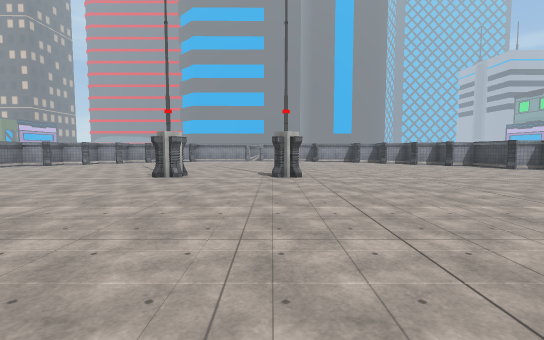
[1] (above)

13 first-person views from a walk through a Unity game level. The camera is 1.4 m above the floor, tilts 4° down and sees 85° across. The floor is counted in squares, 2 m on a side. Each view is taken from the middle of a square. On the plan, view 1 faces up. The plan holds only what a view shows up to about 10 squares ahead; the rest is blank. The place goes on beyond the plan. The player character is not drawn. Door leaves are left out, so doorways stand open. Some surface patterns are stand-ins.

[2]
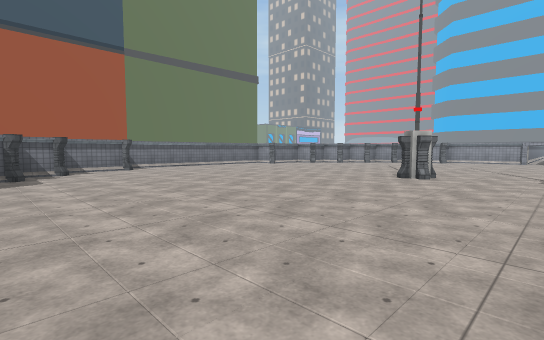

[3]
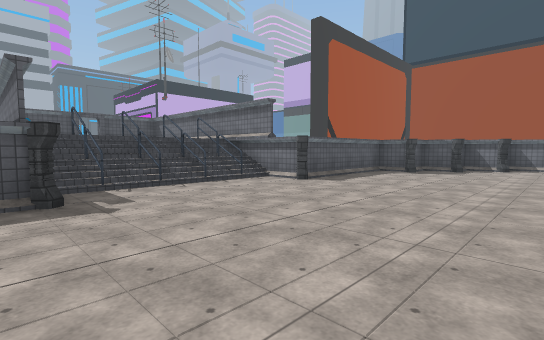

[4]
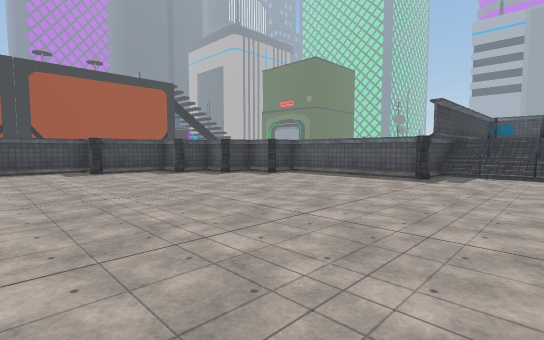

[5]
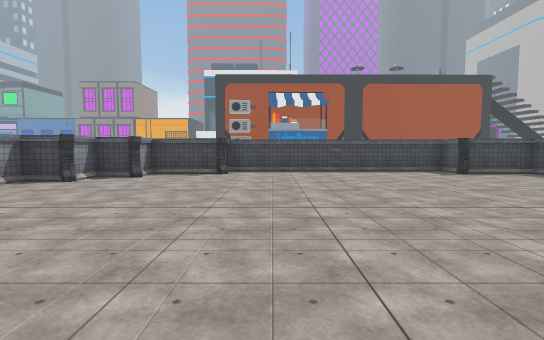

[6]
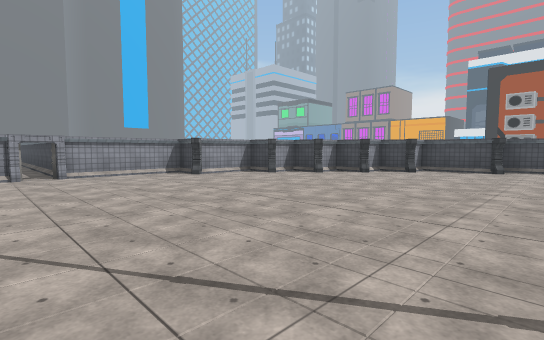

[7]
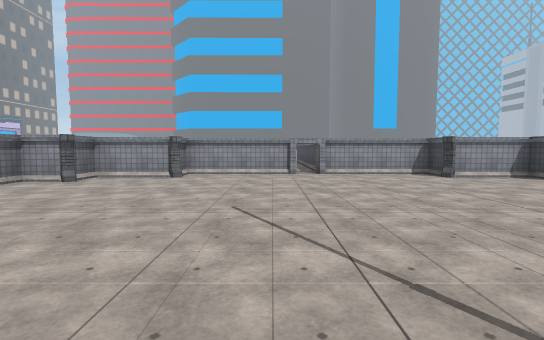

[8]
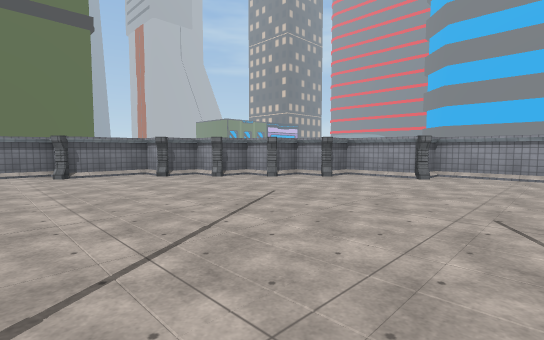

[9]
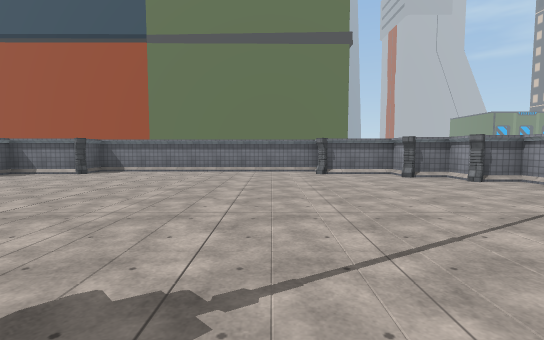

[10]
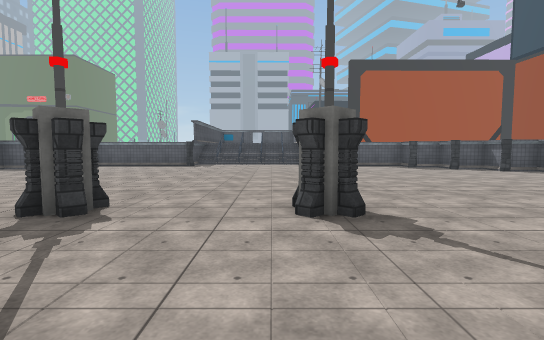

[11]
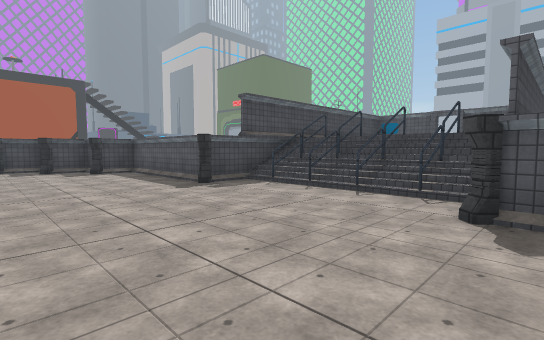

[12]
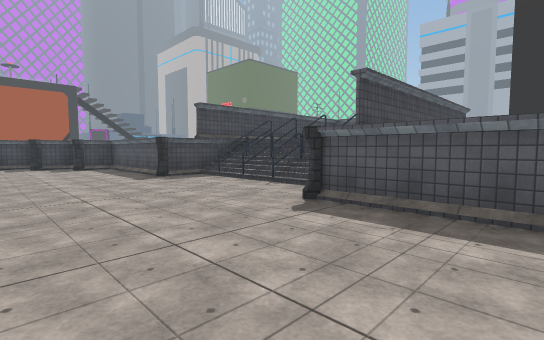

[13]
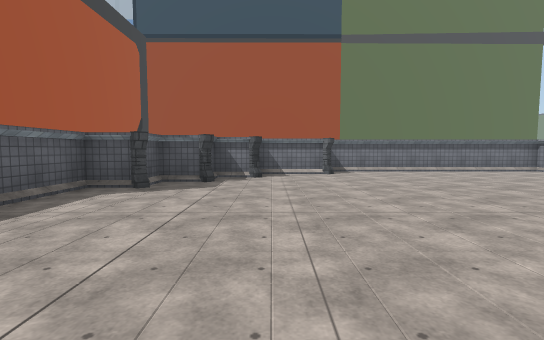

### Floor plan
Points are (right, up) in squares from view 1. A wall is a line through its corners. A room is listed if a view was taken in it or the views show most of it. See-through windows are left out.
Room 1 (views 1, 2, 3, 4, 5, 6, 7, 8, 9, 10, 11, 12, 13)
walls: (1.5, -2.5) (1.5, -1.5) (5.5, -1.5) (5.5, -0.5) (6.5, -0.5) (6.5, 0.5) (7.5, 0.5) (7.5, 1.5); (-7.5, -0.5) (-7.5, -1.5) (-3.5, -1.5) (-3.5, -2.5); (-8.5, 0.5) (-8.5, -0.5) (-7.8, -0.5); (7.7, 1.5) (8.5, 1.5) (8.5, 3.5) (9.5, 3.5) (9.5, 10.5); (8.5, 10.5) (8.5, 11.5); (-3.5, -4.4) (-3.5, -5.9); (7.5, 12.5) (7.5, 13.5) (6.5, 13.5) (6.5, 14.5) (5.5, 14.5) (5.5, 15.5) (4.5, 15.5) (4.5, 16.5) (2.5, 16.5) (2.5, 17.5) (-4.5, 17.5) (-4.5, 16.9); (-9.8, 12.5) (-10.5, 12.5) (-10.5, 10.5); (-4.5, 16.5) (-6.5, 16.5) (-6.5, 15.5) (-7.5, 15.5) (-7.5, 14.5) (-8.5, 14.5) (-8.5, 13.5) (-9.5, 13.5) (-9.5, 12.5); (-11.5, 10.5) (-11.5, 3.5) (-10.5, 3.5) (-10.5, 1.5) (-9.5, 1.5) (-9.5, 0.5); (8.5, 12.5) (7.8, 12.5); (1.5, -6.5) (1.5, -4.4)
ways out: opening at (1.5, -3.5)
objects: other object (-10, 4); other object (-10, 10); other object (-9, 2); other object (-9, 12); other object (-8, 1); other object (-8, 13); other object (-7, 0); other object (-7, 14); other object (-6, 15); other object (-4, 8); other object (-4, 16); other object (-3, -4); other object (-3, -3); other object (-3, -1); other object (-3, 7); other object (-3, 8); other object (-2, -4); other object (-2, -3); other object (-2, 7); other object (-2, 8); other object (-1, -4); other object (-1, -3); other object (-1, 8); other object (0, -4) to (1, -4); other object (0, 7); other object (0, 8); other object (1, -3); other object (1, -1); other object (1, 7); other object (1, 8); other object (2, 16); other object (4, 15); other object (5, 0); other object (5, 14); other object (6, 1); other object (6, 13); other object (7, 2); other object (7, 12); other object (8, 4); other object (8, 10)

Positions as (right, up) in squares from view 1, and headings:
1: (0, 0), facing up
2: (0, 0), facing up-left
3: (2, 3), facing down-left
4: (-1, 6), facing down-right
5: (0, 9), facing right
6: (-2, 9), facing up-right
7: (-2, 9), facing up
8: (-2, 9), facing up-left
9: (-2, 9), facing left
10: (-2, 11), facing down
11: (-4, 2), facing down-right
12: (-6, 2), facing down-right
13: (-2, 2), facing left
